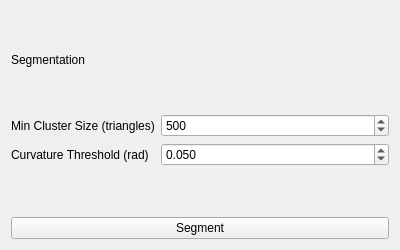
<?xml version="1.0" encoding="UTF-8"?>
<ui version="4.0">
 <class>SegmentationParametersEditor</class>
 <widget class="QWidget" name="SegmentationParametersEditor">
  <property name="geometry">
   <rect>
    <x>0</x>
    <y>0</y>
    <width>400</width>
    <height>250</height>
   </rect>
  </property>
  <property name="minimumSize">
   <size>
    <width>400</width>
    <height>250</height>
   </size>
  </property>
  <property name="windowTitle">
   <string>Form</string>
  </property>
  <layout class="QVBoxLayout" name="verticalLayout">
   <item>
    <widget class="QLabel" name="label_segmentation">
     <property name="text">
      <string>Segmentation</string>
     </property>
    </widget>
   </item>
   <item>
    <layout class="QFormLayout" name="form_layout_segmentation_parameters">
     <item row="0" column="0">
      <widget class="QLabel" name="label_min_cluster_size">
       <property name="toolTip">
        <string extracomment="Spacing between adjacent toolpath segments (in meters)"/>
       </property>
       <property name="text">
        <string>Min Cluster Size (triangles)</string>
       </property>
      </widget>
     </item>
     <item row="1" column="0">
      <widget class="QLabel" name="label_curvature_threshold">
       <property name="toolTip">
        <string extracomment="Spacing between adjacent waypoints on a segment (in meters)"/>
       </property>
       <property name="text">
        <string>Curvature Threshold (rad)</string>
       </property>
      </widget>
     </item>
     <item row="1" column="1">
      <widget class="QDoubleSpinBox" name="double_spin_box_curvature_threshold">
       <property name="decimals">
        <number>3</number>
       </property>
       <property name="maximum">
        <double>1.000000000000000</double>
       </property>
       <property name="singleStep">
        <double>0.010000000000000</double>
       </property>
       <property name="value">
        <double>0.050000000000000</double>
       </property>
      </widget>
     </item>
     <item row="0" column="1">
      <widget class="QSpinBox" name="spin_box_min_cluster_size">
       <property name="minimum">
        <number>1</number>
       </property>
       <property name="maximum">
        <number>10000</number>
       </property>
       <property name="singleStep">
        <number>100</number>
       </property>
       <property name="value">
        <number>500</number>
       </property>
      </widget>
     </item>
    </layout>
   </item>
   <item>
    <widget class="QPushButton" name="push_button_segment">
     <property name="text">
      <string>Segment</string>
     </property>
    </widget>
   </item>
  </layout>
 </widget>
 <resources/>
 <connections/>
</ui>
